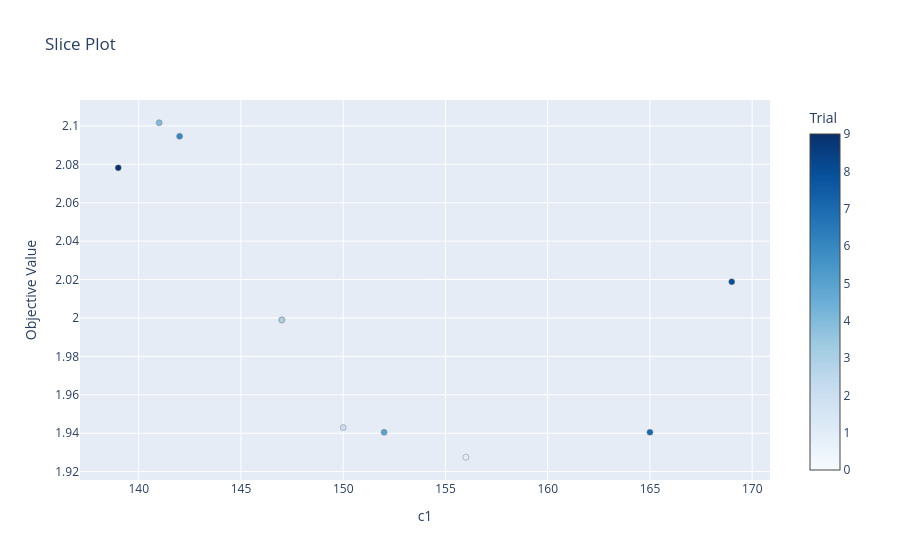

Notebook code cell kept with this figure:
### Code cell
# RMSE en fonction de chaque paramètre (c1, gap_k) pour le N retenu
optuna.visualization.plot_slice(studies[SELECTED_N]).show()

### Figure 1 — Plotly figure (JSON) as saved in the notebook; plotly's stock layout.template omitted (floating-point values rounded to 4 significant figures)
{"data": [{"marker": {"color": [0, 1, 2, 3, 4, 5, 6, 7, 8, 9], "colorbar": {"title": {"text": "Trial"}, "x": 1, "xpad": 40}, "colorscale": [[0, "rgb(247,251,255)"], [0.125, "rgb(222,235,247)"], [0.25, "rgb(198,219,239)"], [0.375, "rgb(158,202,225)"], [0.5, "rgb(107,174,214)"], [0.625, "rgb(66,146,198)"], [0.75, "rgb(33,113,181)"], [0.875, "rgb(8,81,156)"], [1, "rgb(8,48,107)"]], "line": {"color": "Grey", "width": 0.5}}, "mode": "markers", "name": "Feasible Trial", "showlegend": false, "type": "scatter", "x": [147, 156, 150, 147, 141, 152, 142, 165, 169, 139], "y": [1.999, 1.927, 1.943, 1.999, 2.102, 1.94, 2.095, 1.94, 2.019, 2.078]}], "layout": {"title": {"text": "Slice Plot"}, "xaxis": {"title": {"text": "c1"}}, "yaxis": {"title": {"text": "Objective Value"}}}}
